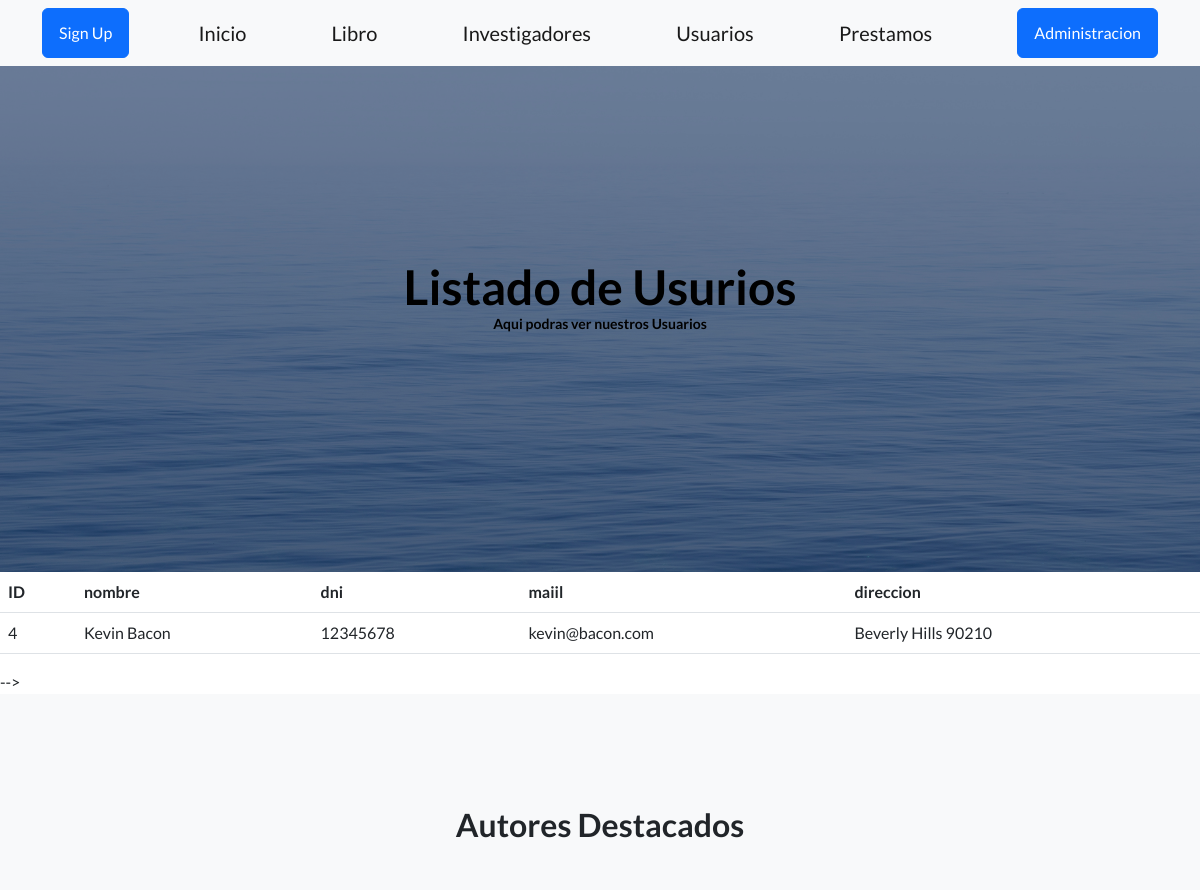
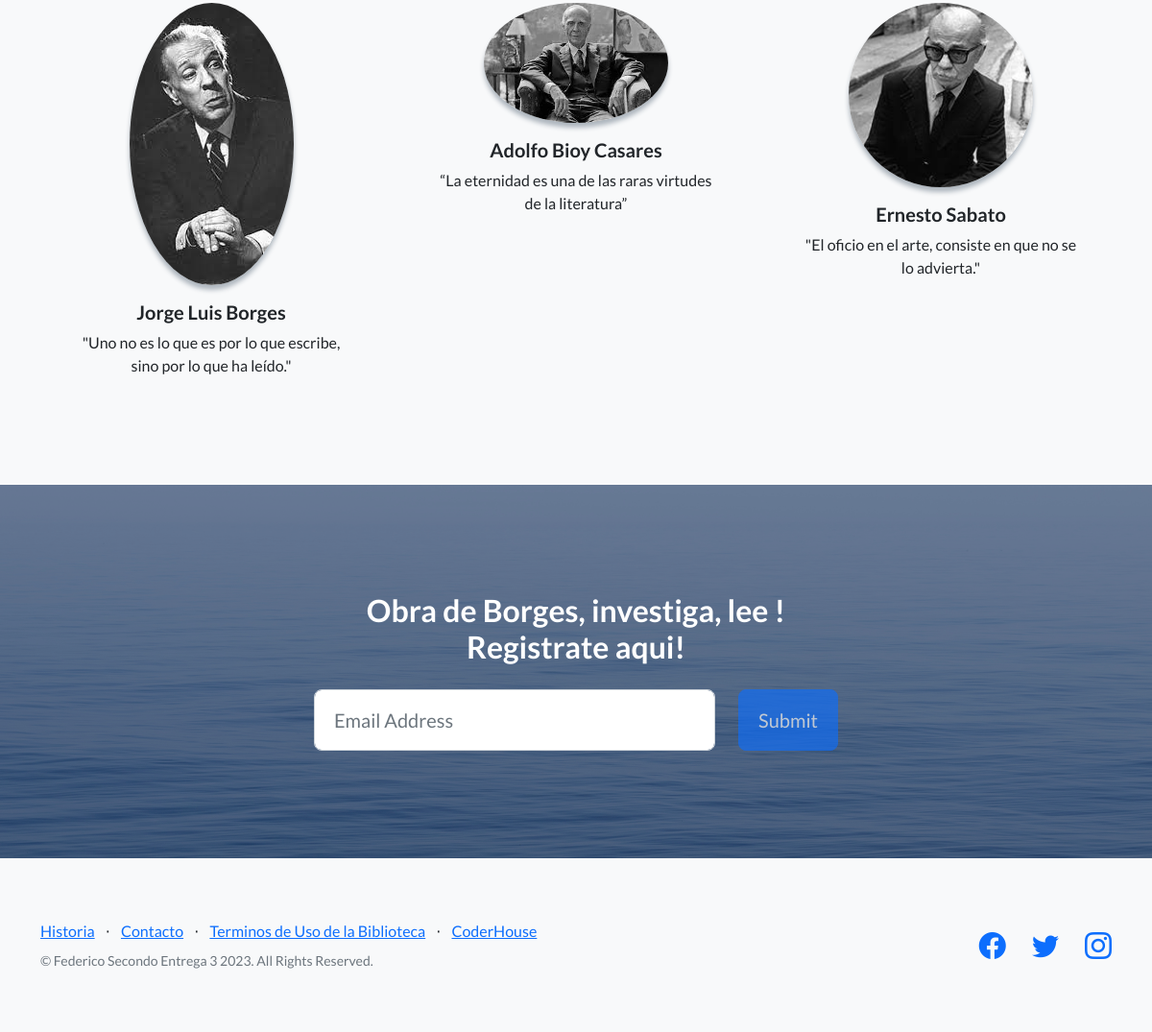
The page /BibliotecaVirtual/usuarios/ on the database its author committed (2 pictures, top to bottom).
### BibliotecaVirtual/models.py (models this page shows, shortened)
class Usuarios  (models.Model): # CLASE DONDE SE ESTABLECEN LOS DATOS PARA CREAR USUARIOS
    nombre=models.CharField(max_length=50)
    dni=models.IntegerField()
    mail=models.EmailField()
    direccion=models.CharField(max_length=50)

### BibliotecaVirtual/views.py (the view)
# urls.py: path('usuarios/', usuarios, name="usuarios"),
def usuarios(request):
    ctx = {"usuarios": Usuarios.objects.all() }
    return render(request, "BibliotecaVirtual/usuarios.html", ctx)

### BibliotecaVirtual/Templates/BibliotecaVirtual/usuarios.html (shortened to what this page needs)
{% extends 'BibliotecaVirtual/base.html' %}
{% load static %}
{% block cabecera %}
    Listado de Usurios
    <p style="font-size: 14px;">Aqui podras ver nuestros Usuarios</p>
{% endblock cabecera %}
{% block contenido %}
<table class="table">
    <thead>
        <tr>
            <th>ID</th>
            <th>nombre</th>
            <th>dni</th>
            <th>maiil</th>
            <th>direccion</th>
        </tr>
    </thead>
    <tbody>
    {% for usuario in usuarios %}
    <tr>
        <td>{{ usuario.id }}</td>
        <td>{{ usuario.nombre }}</td>
        <td>{{ usuario.dni }}</td>
        <td>{{ usuario.mail }}</td>
        <td>{{ usuario.direccion }}</td>
    </tr>
    {% endfor %}
    </tbody>
</table>
{% endblock contenido %}

### rows shown on the page
Usuarios: id "4", nombre "Kevin Bacon", dni "12345678", mail "kevin@bacon.com", direccion "Beverly Hills 90210"
